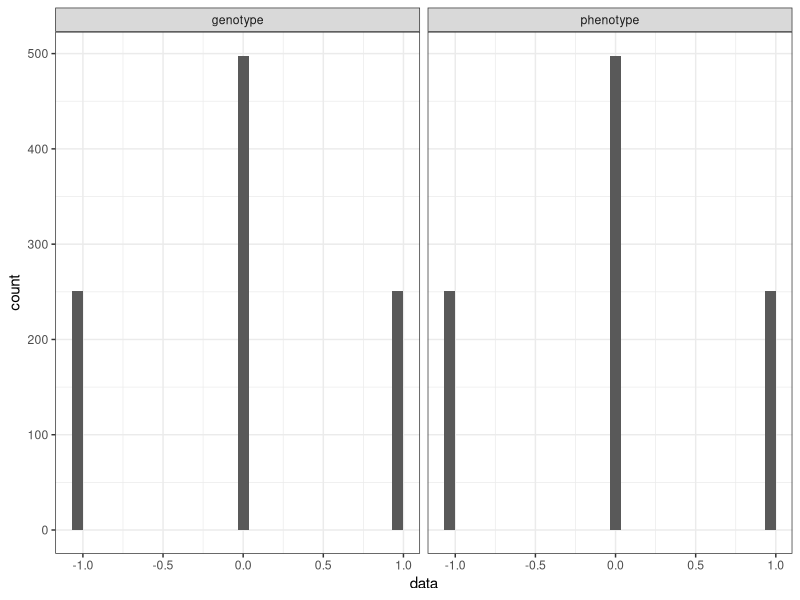
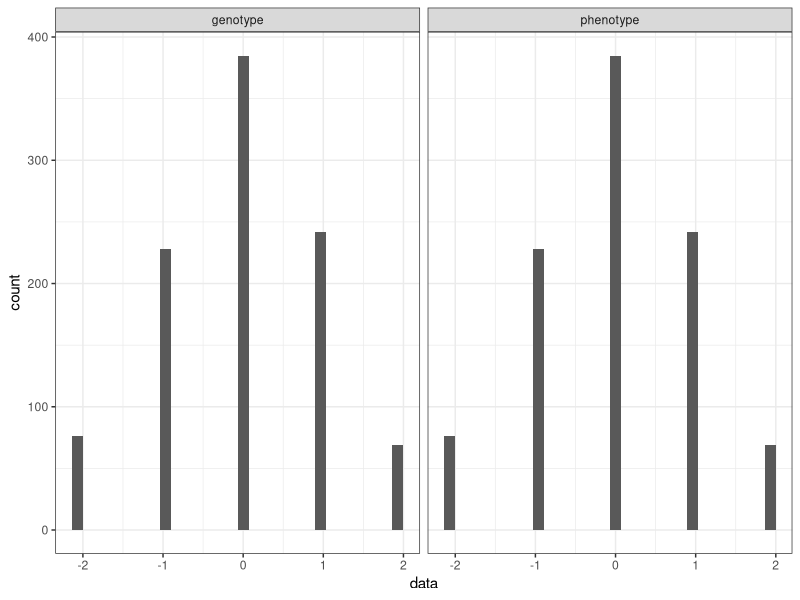
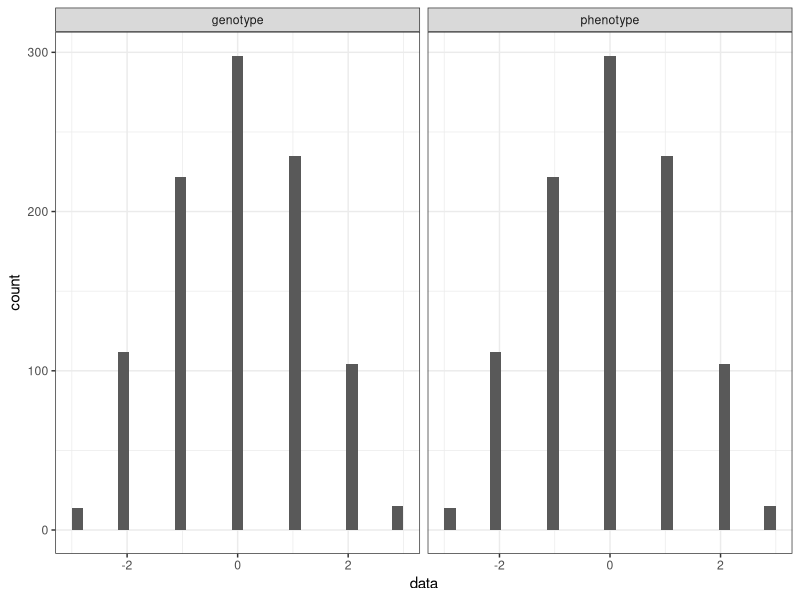
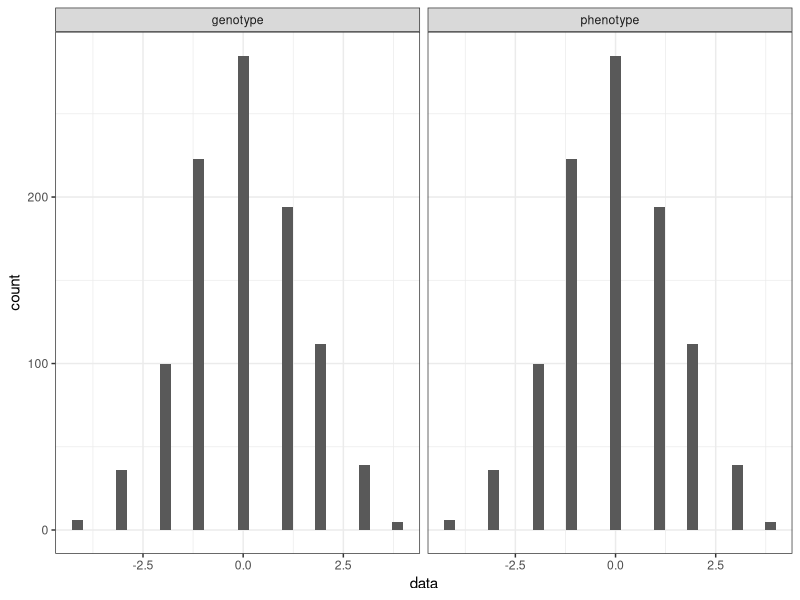
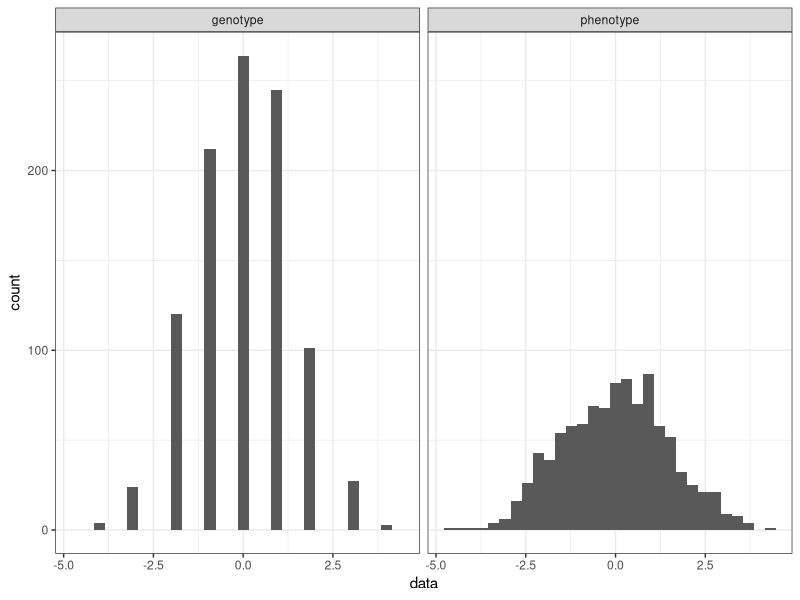
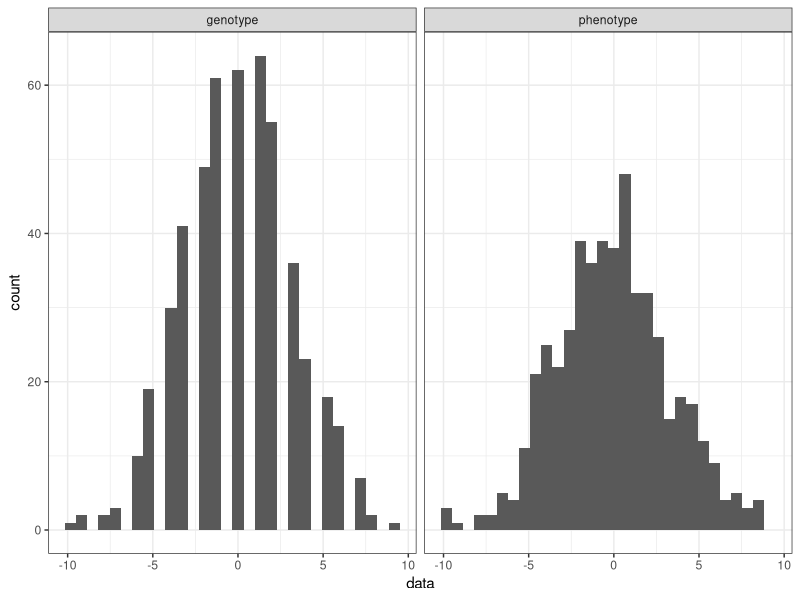
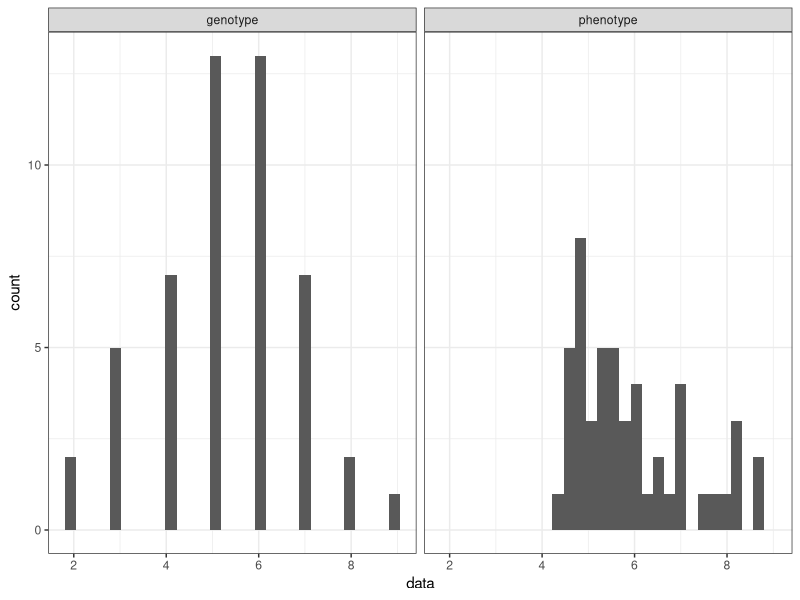
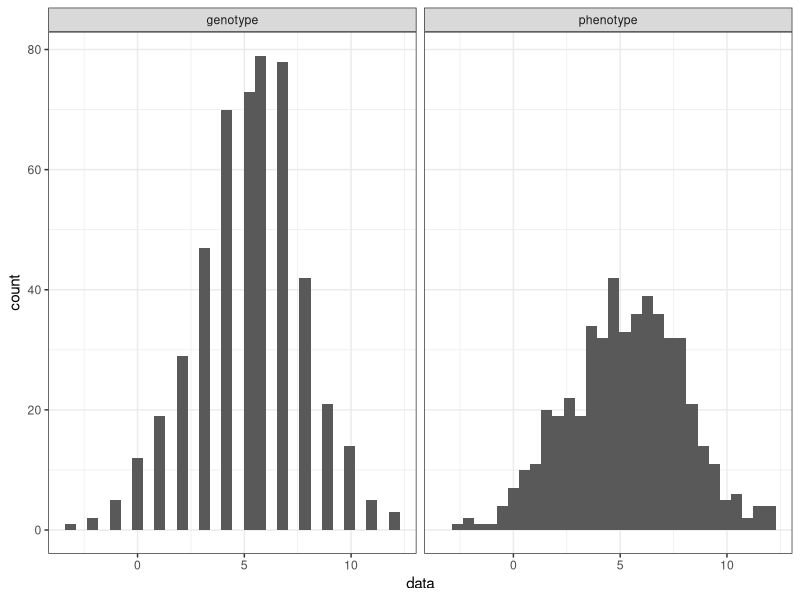

Write R code to recreate these figures, in order.
## ---- chunk 1
# we start with a list (remember: capable of storing data with different modes)
f<-list(hap1=c(0),hap2=c(1),genotype=1,phenotype=1.2)
## ---- chunk 2
class(f)<-"fly"
f
## ---- chunk 3
print.fly<-function(fly)
{
  cat("Fly\nHaplotypes\n",fly$hap1,"\n",fly$hap2,"\n\n")
  cat("Genotype ",fly$genotype,"\n")
  cat("Phenotype ",fly$phenotype,"\n")
}

# now let's print the fly
f # automatic call to print(f)
## ---- chunk 4
generate_population<-function(ne,p,a,ve)
{
  # ne..population size
  # p...starting allele frequencies (could be a vector)
  # a...additive effect sizes (could be a vector)
  # ve..environmental variance
  
  # number of haplotypes, since flies are diploid
  twone<-2*ne
  
  # first we generate all haplotypes
  haps<-c()
  for(f in p) # for all starting allele frequencies
  {
    # how many 1's and 0's dow we need
    ones<-ceiling(f*twone) 
    zeros<-twone-ones
    # randomly mix them and add to previous ones
    newhaps<-sample(c(rep(0,zeros),rep(1,ones)))
    haps<-c(haps,newhaps)
  }
  m<-matrix(haps,ncol=length(p))
  
  # now we generate our fly population
  pop<-list()
  sd<-sqrt(ve)
  for(i in 1:ne) # for all flies
  {
    # every fly needs two sets of chromosomes
    i2=i*2 # index of haplotype 2
    i1=i2-1 # index of haplotype 1
    hap1<-m[i1,]
    hap2<-m[i2,]
    
    # compute the genotype
    ## 00       = -a
    ## 01 or 10 = 0
    ## 11       = +a
    genotype<-(hap1+hap2-1)*a
    genotype<-sum(genotype) # sum over all loci, snps
    # phenotype is the genotype plus a random component (environmental effect)
    phenotype<-genotype+rnorm(1,sd=sd)
    
    # generate a fly (S3 class)
    fly<-list(hap1=hap1,hap2=hap2,genotype=genotype,phenotype=phenotype)
    class(fly)<-"fly"
    pop[[i]]<-fly
  }
  # generate a population; next S3 class
  class(pop)<-"population"
  # we also store a, ne, ve
  pop$a<-a
  pop$ne<-ne
  pop$ve<-ve
  return(pop)
}
p<-generate_population(10,0.5,1,1)
## ---- chunk 5
print.population<-function(pop)
{
  ne<-pop$ne
  phen<-unlist(lapply(pop[1:ne], function(x) x$phenotype))
  gen<-unlist(lapply(pop[1:ne], function(x) x$genotype))
  cat("Population\nSize ",ne,"\n")
  cat("Genotype mean ",mean(gen)," Variance",var(gen),"\n" )
  cat("Phenotype mean ",mean(phen)," Variance ",var(phen),"\n" )  
}
p 
## ---- chunk 6
plot.population<-function(pop)
{
  library(ggplot2)
  theme_set(theme_bw())

  ne<-pop$ne
  phen<-unlist(lapply(pop[1:ne], function(x) x$phenotype))
  gen<-unlist(lapply(pop[1:ne], function(x) x$genotype))
  t<-c(rep("genotype",ne),rep("phenotype",ne))
  df<-data.frame(type=t,data=c(gen,phen))
  g<-ggplot(df,aes(x=data))+geom_histogram()+facet_grid(.~type)
  plot(g)
}
## ---- chunk 7
# population of size 1000, with one SNP having a starting allele frequency 0.5
# and an effect size of 1; no environmental variation
p<-generate_population(1000, 0.5, 1, 0)
plot(p)

# nicely our generate_population function can be vectorized
# two SNPs
p<-generate_population(1000,c(0.5,0.5),c(1,1), 0.0)
plot(p)

# three SNPs
p<-generate_population(1000,c(0.5,0.5,0.5),c(1,1,1), 0.0)
plot(p)

# four SNPs
p<-generate_population(1000,c(0.5,0.5,0.5,0.5),c(1,1,1,1), 0.0)
plot(p)
## ---- chunk 8
p<-generate_population(1000,c(0.5,0.5,0.5,0.5),c(1,1,1,1), 0.2)
plot(p)
## ---- chunk 9
heritability<-function(pop)
{
  ne<-pop$ne
  phen<-unlist(lapply(pop[1:ne], function(x) x$phenotype))
  gen<-unlist(lapply(pop[1:ne], function(x) x$genotype))
  hsquare<-var(gen)/var(phen)
  return(hsquare)
}
h<-heritability(generate_population(1000, 0.5,1, 1))
h
## ---- chunk 10
# given a vector that should be sorted
a<-c(5,4,1,3,2,6,7)
o<-order(a)
sorteda<-a[o]
a
o
sorteda
## ---- chunk 11
truncate<-function(pop,tsf) #tsf to select fraction
{
  # pop the population to select from
  # tsf.. truncating selection frequency; fraction of individuals to select
  ne<-pop$ne
  tsc<-floor(tsf*ne) # how many flies to select
  
  # get all phenotypes and sort them
  phen<-unlist(lapply(pop[1:ne], function(x) x$phenotype))
  o<-order(phen,decreasing=T)
  
  # get the indices of flies to select; simply the first tsc
  # from the vector order; 
  indexts<-o[1:tsc] 
  
  # selected flies form a new population
  tpop<-pop[indexts]
  class(tpop)<-"population"
  tpop$a<-pop$a
  tpop$ne<-tsc
  tpop$ve<-pop$ve
  return(tpop)
}
p<-generate_population(500, rep(0.5,20),rep(1,20), 1)
tp<-truncate(p,0.1)
## ---- chunk 12
p
tp
plot(p)
plot(tp)
## ---- chunk 13
# overloading mean; we use the phenotype
mean.population<-function(pop)
{
  ne<-pop$ne
  phen<-unlist(lapply(pop[1:ne], function(x) x$phenotype))
  return(mean(phen))
}
s<-mean(tp)-mean(p)
s
## ---- chunk 14
next_generation<-function(pop,ne)
{
  # pop.. the population that should mate randomly
  # ne... the target population size
  sd<-sqrt(pop$ve)
  ng<-list()
  snps<-length(pop$a)
  for(i in 1:ne) 
  {
    # get the index of the two flies that are going to mate
    ix<-sample(1:pop$ne,2,replace=T)
    # get the two lucky flies from the population
    f1<-pop[[ix[1]]]
    f2<-pop[[ix[2]]]
    
    # get the two random assortments
    # we assume every SNP is on a different chromosome
    ra1<-sample(0:1,snps,replace=T)
    ra2<-sample(0:1,snps,replace=T)
    
    # get the two gametes
    sperm<- ifelse(ra1>0,f1$hap1,f1$hap2)
    ovary<- ifelse(ra2>0,f2$hap1,f2$hap2)

    # compute genotype and phenotype
    genotype<-sperm+ovary-1
    genotype<-sum(genotype*pop$a)
    phenotype<-genotype+rnorm(1,sd=sd)
    
    # get a new fly
    newfly<-list(hap1=sperm,hap2=ovary,genotype=genotype, phenotype=phenotype)
    class(newfly)<-"fly"
    ng[[i]]<-newfly
  }

  ng$a<-pop$a
  ng$ve<-pop$ve
  ng$ne<-ne
  class(ng)<-"population"
  return(ng)
}


ng<-next_generation(tp,p$ne)
plot(ng)
r<-mean(ng)-mean(p)
r
# finally, we can estimate the heritability
hsquare<-r/s
hsquare
# compared to the direct estimate (not available to biologists) 
hdir<-heritability(p)
hdir
## ---- chunk 15
p<-generate_population(1000, rep(0.5,200),rep(1,200), 0)
## ---- chunk 16
multi_truncate<-function(pop,generations,tsf)
{
  ng<-pop
  ne<-pop$ne
  for(i in 1:generations)
  {
    tp<-truncate(ng,tsf)
    ng<-next_generation(tp,ne)
  }
  return(ng)
}
## ---- chunk 17
superyieldwheat<-multi_truncate(p,10,0.5)
print(p)
print(superyieldwheat)
